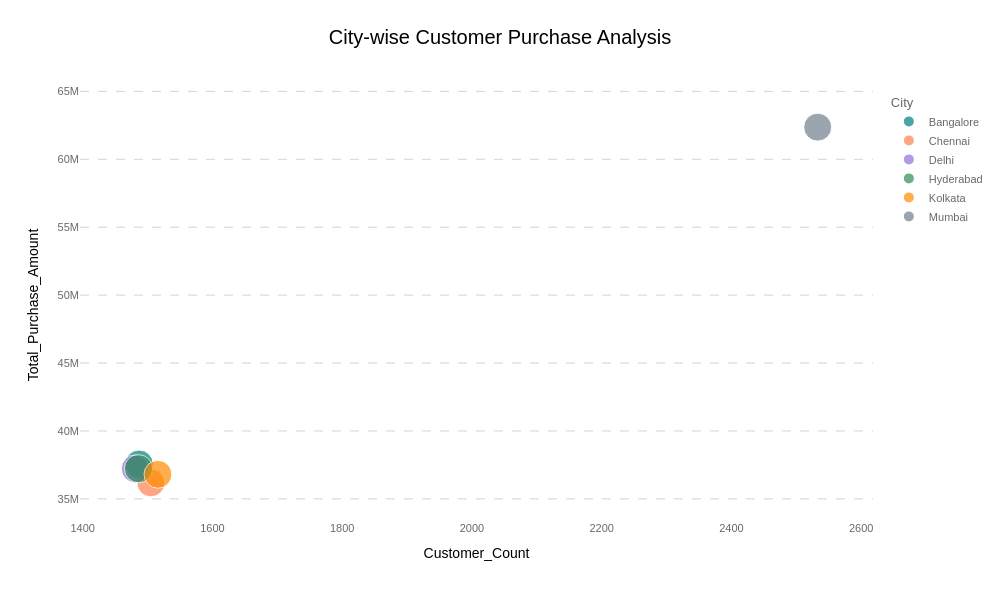

The code cell stored with this chart in its notebook:
### Markdown cell above
#### **Chart D. Bubble Chart: City-wise Customer Purchase Analysis**

**Purpose:** Compare cities using multiple measures simultaneously, including customer count, total purchase amount, and average feedback score, to identify cities with higher customer activity and sales contribution.

**Library:** Plotly

**Key Parameters & Functions Used**

- px.scatter() — creates an interactive scatter plot.
- x — represents customer count across cities.
- y — represents total purchase amount across cities.
- size — controls bubble size based on a numerical variable.
- color — differentiates cities using colours.
- hover_data — displays additional information when hovering over a bubble.
- Bubble size — helps visually compare cities based on the selected measure.

**How to interpret** 
- X-axis: Number of customers in each city.
- Y-axis: Total purchase amount generated by each city.
- Bubble size: Average customer feedback score.
- Bubble colour: Identifies each city.
- Hover: Displays the exact customer count, total purchase amount, and average feedback score.

### Code cell
city_analysis = df_eda.groupby('City').agg(
    Customer_Count=('Customer_ID', 'count'),
    Total_Purchase_Amount=('Purchase_Amount', 'sum'),
    Average_Feedback=('Feedback_Score', 'mean')
).reset_index()

fig = px.scatter(
    city_analysis,
    x='Customer_Count',
    y='Total_Purchase_Amount',
    size='Average_Feedback',
    color='City',
    hover_data=['Customer_Count', 'Total_Purchase_Amount', 'Average_Feedback'],
    title='City-wise Customer Purchase Analysis'
)

fig.show()

### Figure 1 — Plotly figure (JSON) as saved in the notebook; plotly's stock layout.template omitted (floating-point values rounded to 4 significant figures)
{"data": [{"customdata": [[5.514]], "hovertemplate": "City=Bangalore<br>Customer_Count=%{x}<br>Total_Purchase_Amount=%{y}<br>Average_Feedback=%{customdata[0]}<extra></extra>", "legendgroup": "Bangalore", "marker": {"color": "teal", "size": [5.514], "sizemode": "area", "sizeref": 0.01385, "symbol": "circle"}, "mode": "markers", "name": "Bangalore", "orientation": "v", "showlegend": true, "type": "scatter", "x": [1487], "xaxis": "x", "y": [37560000.0], "yaxis": "y"}, {"customdata": [[5.341]], "hovertemplate": "City=Chennai<br>Customer_Count=%{x}<br>Total_Purchase_Amount=%{y}<br>Average_Feedback=%{customdata[0]}<extra></extra>", "legendgroup": "Chennai", "marker": {"color": "coral", "size": [5.341], "sizemode": "area", "sizeref": 0.01385, "symbol": "circle"}, "mode": "markers", "name": "Chennai", "orientation": "v", "showlegend": true, "type": "scatter", "x": [1505], "xaxis": "x", "y": [36170000.0], "yaxis": "y"}, {"customdata": [[5.394]], "hovertemplate": "City=Delhi<br>Customer_Count=%{x}<br>Total_Purchase_Amount=%{y}<br>Average_Feedback=%{customdata[0]}<extra></extra>", "legendgroup": "Delhi", "marker": {"color": "mediumpurple", "size": [5.394], "sizemode": "area", "sizeref": 0.01385, "symbol": "circle"}, "mode": "markers", "name": "Delhi", "orientation": "v", "showlegend": true, "type": "scatter", "x": [1481], "xaxis": "x", "y": [37210000.0], "yaxis": "y"}, {"customdata": [[5.542]], "hovertemplate": "City=Hyderabad<br>Customer_Count=%{x}<br>Total_Purchase_Amount=%{y}<br>Average_Feedback=%{customdata[0]}<extra></extra>", "legendgroup": "Hyderabad", "marker": {"color": "seagreen", "size": [5.542], "sizemode": "area", "sizeref": 0.01385, "symbol": "circle"}, "mode": "markers", "name": "Hyderabad", "orientation": "v", "showlegend": true, "type": "scatter", "x": [1486], "xaxis": "x", "y": [37220000.0], "yaxis": "y"}, {"customdata": [[5.376]], "hovertemplate": "City=Kolkata<br>Customer_Count=%{x}<br>Total_Purchase_Amount=%{y}<br>Average_Feedback=%{customdata[0]}<extra></extra>", "legendgroup": "Kolkata", "marker": {"color": "darkorange", "size": [5.376], "sizemode": "area", "sizeref": 0.01385, "symbol": "circle"}, "mode": "markers", "name": "Kolkata", "orientation": "v", "showlegend": true, "type": "scatter", "x": [1516], "xaxis": "x", "y": [36810000.0], "yaxis": "y"}, {"customdata": [[5.432]], "hovertemplate": "City=Mumbai<br>Customer_Count=%{x}<br>Total_Purchase_Amount=%{y}<br>Average_Feedback=%{customdata[0]}<extra></extra>", "legendgroup": "Mumbai", "marker": {"color": "slategray", "size": [5.432], "sizemode": "area", "sizeref": 0.01385, "symbol": "circle"}, "mode": "markers", "name": "Mumbai", "orientation": "v", "showlegend": true, "type": "scatter", "x": [2533], "xaxis": "x", "y": [62370000.0], "yaxis": "y"}], "layout": {"height": 600, "legend": {"itemsizing": "constant", "title": {"text": "City"}, "tracegroupgap": 0}, "title": {"text": "City-wise Customer Purchase Analysis"}, "width": 1000, "xaxis": {"anchor": "y", "domain": [0, 1], "title": {"text": "Customer_Count"}}, "yaxis": {"anchor": "x", "domain": [0, 1], "title": {"text": "Total_Purchase_Amount"}}}}
